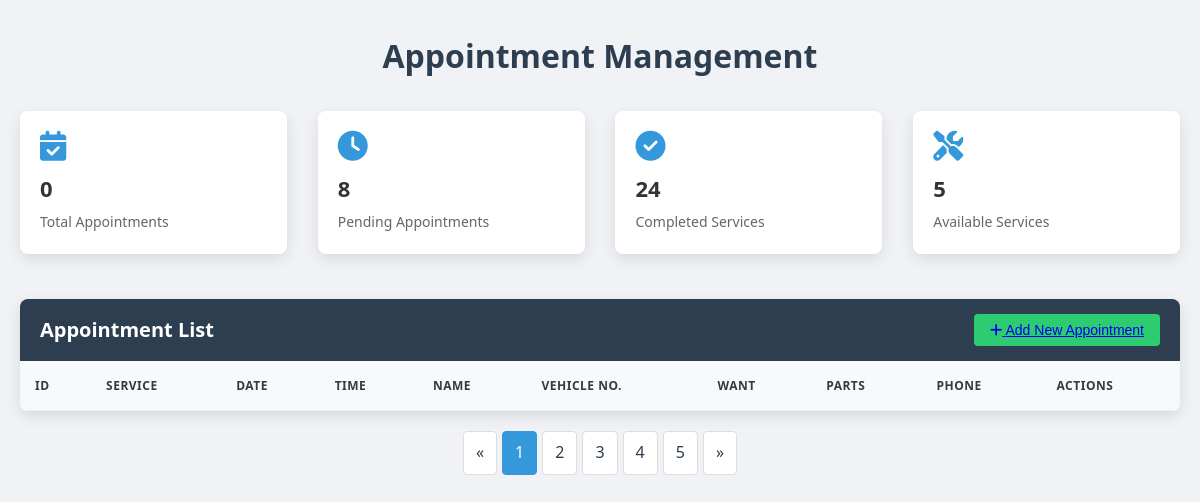
Page /php/vehicle.php on the earlier database version.
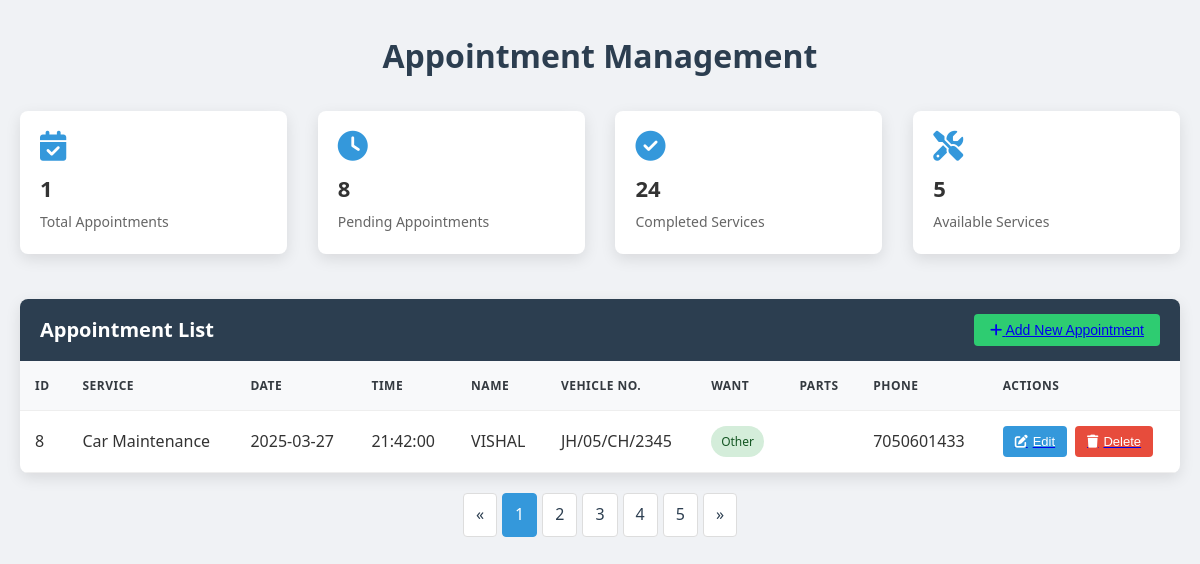
Same page on the later database version.
### tables this page shows
CREATE TABLE `appointment` (
  `ID` int(100) NOT NULL,
  `SERVICE` varchar(100) NOT NULL,
  `TIME` time NOT NULL,
  `DATE` date NOT NULL,
  `NAME` varchar(30) NOT NULL,
  `VEHICLE_NO` varchar(14) NOT NULL,
  `WANT` varchar(100) NOT NULL,
  `SPHERE_PART` varchar(100) NOT NULL,
  `PHONE_NUMBER` bigint(10) NOT NULL
);

### php/vehicle.php (the view, shortened to what this page needs)
<?php
$servername = "localhost";
$username = "root";
$password = "";
$database = "final";
$conn = new mysqli($servername, $username, $password, $database);
$sql = "SELECT ID, SERVICE, DATE, TIME, NAME, VEHICLE_NO, WANT, SPHERE_PART, PHONE_NUMBER FROM appointment";
$result = $conn->query($sql);
?>
<!DOCTYPE html>
<html lang="en">
<head>
    <link rel="stylesheet" href="https://cdnjs.cloudflare.com/ajax/libs/font-awesome/6.4.0/css/all.min.css">
</head>
<body>
    <h1 class="page-title">Appointment Management</h1>
    <div class="dashboard-stats">
        <div class="stat-card">
            <i class="fas fa-calendar-check"></i>
            <h3><?php echo $result->num_rows; ?></h3>
            <p>Total Appointments</p>
        </div>
        <div class="stat-card">
            <i class="fas fa-clock"></i>
            <h3>8</h3>
            <p>Pending Appointments</p>
        </div>
        <div class="stat-card">
            <i class="fas fa-check-circle"></i>
            <h3>24</h3>
            <p>Completed Services</p>
        </div>
        <div class="stat-card">
            <i class="fas fa-tools"></i>
            <h3>5</h3>
            <p>Available Services</p>
        </div>
    </div>
    <div class="table-container">
        <div class="table-header">
            <h2>Appointment List</h2>
            <button class="add-btn">
                <a href="../appointment.html"><i class="fas fa-plus"></i> Add New Appointment</a>
            </button>
        </div>
        <table>
            <thead>
                <tr>
                    <th>ID</th>
                    <th>Service</th>
                    <th>Date</th>
                    <th>Time</th>
                    <th>Name</th>
                    <th>Vehicle No.</th>
                    <th>Want</th>
                    <th>Parts</th>
                    <th>Phone</th>
                    <th>Actions</th>
                </tr>
            </thead>
            <tbody>
                <?php while ($row = $result->fetch_assoc()) { ?>
                    <tr>
                        <td><?php echo $row['ID']; ?></td>
                        <td><?php echo htmlspecialchars($row['SERVICE']); ?></td>
                        <td><?php echo htmlspecialchars($row['DATE']); ?></td>
                        <td><?php echo htmlspecialchars($row['TIME']); ?></td>
                        <td><?php echo htmlspecialchars($row['NAME']); ?></td>
                        <td><?php echo htmlspecialchars($row['VEHICLE_NO']); ?></td>
                        <td>
                            <span class="status-badge <?php echo strtolower($row['WANT']) == 'urgent' ? 'status-pending' : 'status-completed'; ?>">
                                <?php echo htmlspecialchars($row['WANT']); ?>
                            </span>
                        </td>
                        <td><?php echo htmlspecialchars($row['SPHERE_PART']); ?></td>
                        <td><?php echo htmlspecialchars($row['PHONE_NUMBER']); ?></td>
                        <td>
                            <div class="button-container">
                                <a href="v_update.php?id=<?php echo $row['ID']; ?>">
                                    <button class="btn btn-edit"><i class="fas fa-edit"></i> Edit</button>
                                </a>
                                <a href="v_delete.php?id=<?php echo $row['ID']; ?>" onclick="return confirm('Are you sure you want to delete this appointment?');">
                                    <button class="btn btn-delete"><i class="fas fa-trash"></i> Delete</button>
                                </a>
                            </div>
                        </td>
                    </tr>
                <?php } ?>
            </tbody>
        </table>
    </div>
    <div class="pagination">
        <a href="#">&laquo;</a>
        <a href="#" class="active">1</a>
        <a href="#">2</a>
        <a href="#">3</a>
        <a href="#">4</a>
        <a href="#">5</a>
        <a href="#">&raquo;</a>
    </div>
</body>
</html>

Differences in the rows shown:
added appointment: ID "8", SERVICE "Car Maintenance", DATE "2025-03-27", TIME "21:42:00", NAME "VISHAL", VEHICLE_NO "JH/05/CH/2345", WANT "Other", PHONE_NUMBER "7050601433"
Other differences:
$result->num_rows: "0" → "1"
